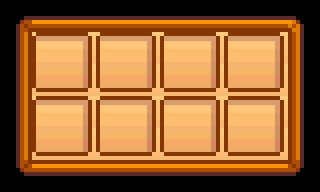

Rendered tile map (Tiled .tmx) drawn with the repository's tilesets; below, a short description and the full map source, tile grids included:
An orthogonal 10x6 tile map with 32x32 px tiles, 2 tile layers (Background, Itemframe).

<map version="1.10" tiledversion="1.11.0" orientation="orthogonal" renderorder="right-down" width="10" height="6" tilewidth="32" tileheight="32" infinite="0" nextlayerid="3" nextobjectid="1">
 <tileset firstgid="1" source="MenuTiles.tsx" />
 <layer id="1" name="Background" width="10" height="6">
  <data encoding="csv">
1,6,6,6,6,6,6,6,6,8,
9,35,35,35,35,35,35,35,35,16,
9,35,35,35,35,35,35,35,35,16,
9,35,35,35,35,35,35,35,35,16,
33,35,35,35,35,35,35,35,35,48,
57,62,62,62,62,62,62,62,62,64
</data>
 </layer>
 <layer id="2" name="Itemframe" width="10" height="6">
  <data encoding="csv">
0,0,0,0,0,0,0,0,0,0,
0,81,82,81,82,81,82,81,82,0,
0,89,90,89,90,89,90,89,90,0,
0,81,82,81,82,81,82,81,82,0,
0,89,90,89,90,89,90,89,90,0,
0,0,0,0,0,0,0,0,0,0
</data>
 </layer>
</map>